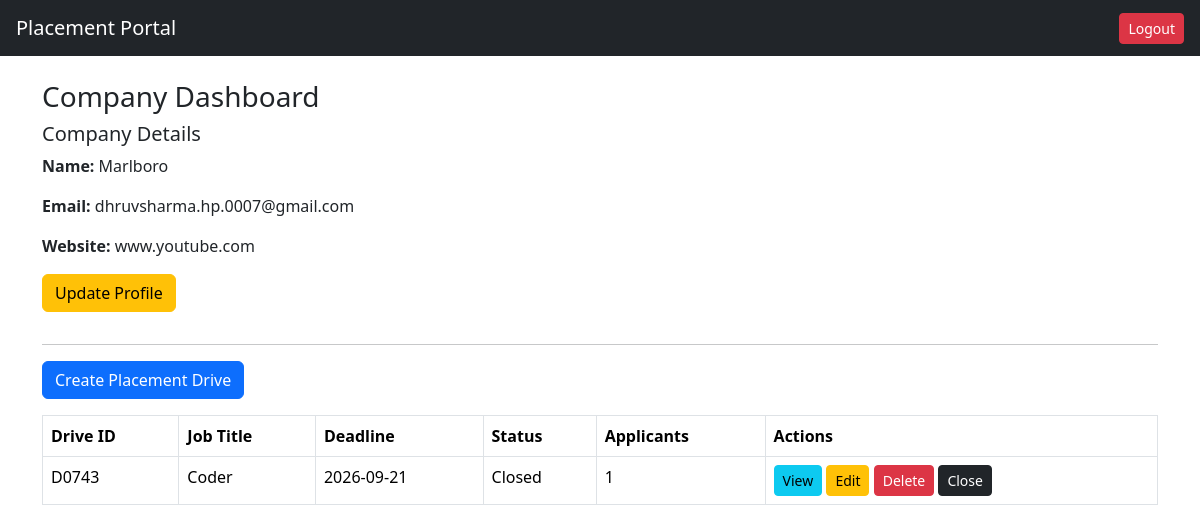
Page /company (signed in) on the earlier database version.
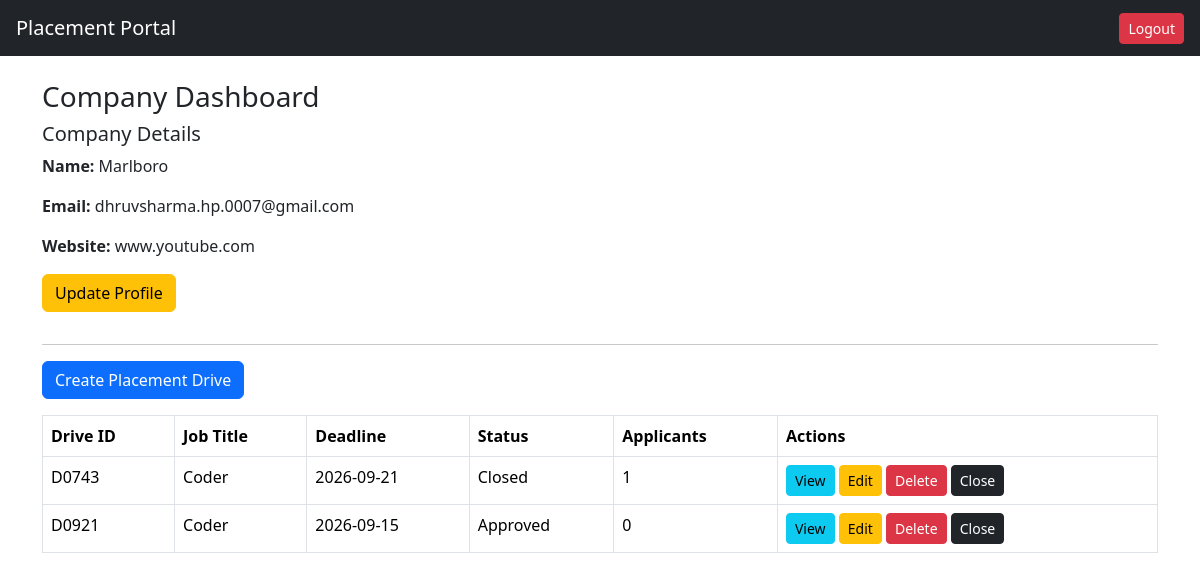
Same page on the later database version.
### tables this page shows
CREATE TABLE drive(
        id INTEGER PRIMARY KEY AUTOINCREMENT,
        drive_uid TEXT UNIQUE,
        company_id INTEGER,
        job_title TEXT,
        job_description TEXT,
        eligibility TEXT,
        deadline TEXT,
        status TEXT DEFAULT 'Pending'
    );

### app.py (the view)
@app.route("/company")
def company_dashboard():
    if session.get("role") != "company":
        return redirect("/")
    company_id = session["user_id"]
    conn = get_connection()
    company = conn.execute(
        "SELECT * FROM company WHERE id=?",
        (company_id,)
    ).fetchone()
    if company["is_active"] == 0:
        conn.close()
        return "Your company account has been blacklisted by admin."
    drives = conn.execute("""
    SELECT drive.*,
    (SELECT COUNT(*) FROM application
     WHERE application.drive_id = drive.id) AS applicants
    FROM drive
    WHERE company_id = ?
    """,(company_id,)).fetchall()
    conn.close()
    return render_template(
        "company_dashboard.html",
        company=company,
        drives=drives
    )

### models.py (called while the page is built)
def get_connection():
    conn = sqlite3.connect(DATABASE)
    conn.row_factory = sqlite3.Row
    return conn

### templates/company_dashboard.html
{% extends "base.html" %}
{% block content %}
<h3>Company Dashboard</h3>
<h5>Company Details</h5>
<p><b>Name:</b> {{ company.company_name }}</p>
<p><b>Email:</b> {{ company.email }}</p>
<p><b>Website:</b> {{ company.website }}</p>
<a href="/company/edit_profile" class="btn btn-warning mb-3">
Update Profile
</a>
<hr>
<a href="/create_drive" class="btn btn-primary mb-3">
Create Placement Drive
</a>
<table class="table table-bordered">
<tr>
<th>Drive ID</th>
<th>Job Title</th>
<th>Deadline</th>
<th>Status</th>
<th>Applicants</th>
<th>Actions</th>
</tr>
{% for d in drives %}
<tr>
<td>{{ d.drive_uid }}</td>
<td>{{ d.job_title }}</td>
<td>{{ d.deadline }}</td>
<td>{{ d.status }}</td>
<td>{{ d.applicants }}</td>
<td>
<a href="/company/applications/{{ d.id }}" class="btn btn-info btn-sm">
View
</a>
<a href="/company/edit_drive/{{ d.id }}" class="btn btn-warning btn-sm">
Edit
</a>
<a href="/company/delete_drive/{{ d.id }}" class="btn btn-danger btn-sm">
Delete
</a>
<a href="/company/close_drive/{{ d.id }}" class="btn btn-dark btn-sm">
Close
</a>
</td>
</tr>
{% endfor %}
</table>
{% endblock %}

Differences in the rows shown:
added drive: drive_uid "D0921", job_title "Coder", deadline "2026-09-15", status "Approved", applicants "0"
